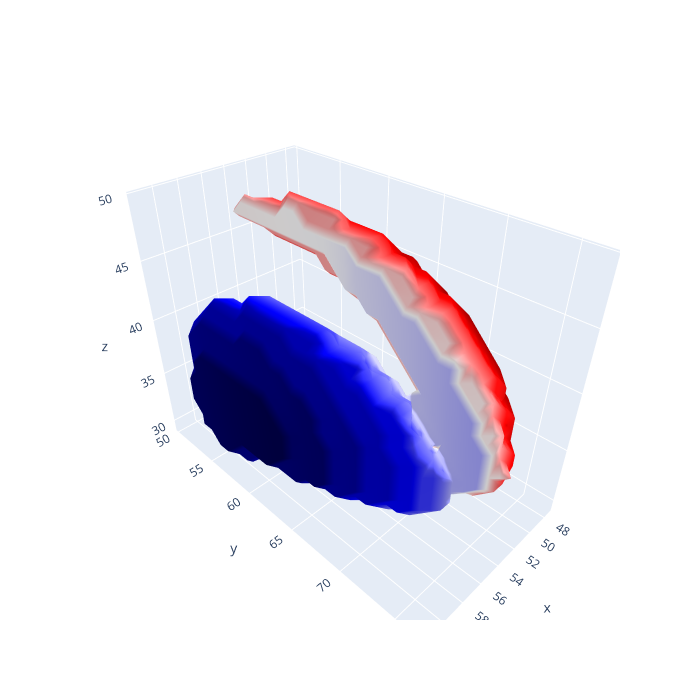

Here is the notebook cell this chart was saved with:
### Code cell
# ok just plot it
plot_mesh_data(mesh, np.arange(mesh.v.shape[0]))

### Figure 1 — Plotly figure (JSON) as saved in the notebook; plotly's stock layout.template omitted (floating-point values rounded to 4 significant figures; data arrays with more than 128 entries replaced by an {"elided": "..."} marker saying what was removed)
{"data": [{"cmax": 1770, "cmin": 0, "colorscale": {"elided": "256x2 mixed values"}, "flatshading": false, "i": {"elided": "3546 int values"}, "intensity": {"elided": "1771 int values"}, "j": {"elided": "3546 int values"}, "k": {"elided": "3546 int values"}, "showscale": false, "type": "mesh3d", "x": {"elided": "1771 float values"}, "y": {"elided": "1771 float values"}, "z": {"elided": "1771 float values"}}], "layout": {"height": 700, "scene": {"aspectmode": "data"}, "width": 700}}
